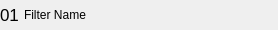
<?xml version="1.0" encoding="UTF-8"?>
<ui version="4.0">
 <class>SVPipelineFilterWidget</class>
 <widget class="QFrame" name="SVPipelineFilterWidget">
  <property name="geometry">
   <rect>
    <x>0</x>
    <y>0</y>
    <width>278</width>
    <height>30</height>
   </rect>
  </property>
  <property name="sizePolicy">
   <sizepolicy hsizetype="Preferred" vsizetype="Fixed">
    <horstretch>0</horstretch>
    <verstretch>0</verstretch>
   </sizepolicy>
  </property>
  <property name="minimumSize">
   <size>
    <width>50</width>
    <height>30</height>
   </size>
  </property>
  <property name="maximumSize">
   <size>
    <width>16777215</width>
    <height>30</height>
   </size>
  </property>
  <property name="mouseTracking">
   <bool>false</bool>
  </property>
  <property name="focusPolicy">
   <enum>Qt::ClickFocus</enum>
  </property>
  <property name="contextMenuPolicy">
   <enum>Qt::CustomContextMenu</enum>
  </property>
  <property name="frameShape">
   <enum>QFrame::NoFrame</enum>
  </property>
  <layout class="QHBoxLayout" name="horizontalLayout">
   <property name="spacing">
    <number>0</number>
   </property>
   <property name="leftMargin">
    <number>0</number>
   </property>
   <property name="topMargin">
    <number>0</number>
   </property>
   <property name="rightMargin">
    <number>0</number>
   </property>
   <property name="bottomMargin">
    <number>0</number>
   </property>
   <item>
    <widget class="QLabel" name="filterIndex">
     <property name="font">
      <font>
       <family>Arial</family>
       <pointsize>13</pointsize>
       <weight>50</weight>
       <italic>false</italic>
       <bold>false</bold>
      </font>
     </property>
     <property name="text">
      <string>01</string>
     </property>
    </widget>
   </item>
   <item>
    <widget class="QFrame" name="frame">
     <property name="frameShape">
      <enum>QFrame::NoFrame</enum>
     </property>
     <property name="frameShadow">
      <enum>QFrame::Plain</enum>
     </property>
     <layout class="QHBoxLayout" name="horizontalLayout_2">
      <property name="spacing">
       <number>0</number>
      </property>
      <property name="leftMargin">
       <number>0</number>
      </property>
      <property name="topMargin">
       <number>0</number>
      </property>
      <property name="rightMargin">
       <number>0</number>
      </property>
      <property name="bottomMargin">
       <number>0</number>
      </property>
      <item>
       <widget class="QLabel" name="filterName">
        <property name="sizePolicy">
         <sizepolicy hsizetype="Expanding" vsizetype="Preferred">
          <horstretch>0</horstretch>
          <verstretch>0</verstretch>
         </sizepolicy>
        </property>
        <property name="font">
         <font>
          <family>Arial</family>
          <weight>50</weight>
          <italic>false</italic>
          <bold>false</bold>
          <stylestrategy>PreferAntialias</stylestrategy>
         </font>
        </property>
        <property name="lineWidth">
         <number>0</number>
        </property>
        <property name="text">
         <string>Filter Name</string>
        </property>
        <property name="indent">
         <number>5</number>
        </property>
       </widget>
      </item>
      <item>
       <widget class="QPushButton" name="filterParametersBtn">
        <property name="sizePolicy">
         <sizepolicy hsizetype="Fixed" vsizetype="Fixed">
          <horstretch>0</horstretch>
          <verstretch>0</verstretch>
         </sizepolicy>
        </property>
        <property name="maximumSize">
         <size>
          <width>24</width>
          <height>24</height>
         </size>
        </property>
        <property name="toolTip">
         <string>Click to remove filter from pipeline.</string>
        </property>
        <property name="text">
         <string/>
        </property>
        <property name="icon">
         <iconset resource="../../icons/images/Icons.qrc">
          <normaloff>:/list.png</normaloff>:/list.png</iconset>
        </property>
        <property name="iconSize">
         <size>
          <width>16</width>
          <height>16</height>
         </size>
        </property>
        <property name="flat">
         <bool>true</bool>
        </property>
       </widget>
      </item>
     </layout>
    </widget>
   </item>
  </layout>
 </widget>
 <resources>
  <include location="../../icons/images/Icons.qrc"/>
  <include location="../../icons/images/Icons.qrc"/>
  <include location="../../icons/images/Icons.qrc"/>
  <include location="../../icons/images/Icons.qrc"/>
 </resources>
 <connections/>
</ui>
